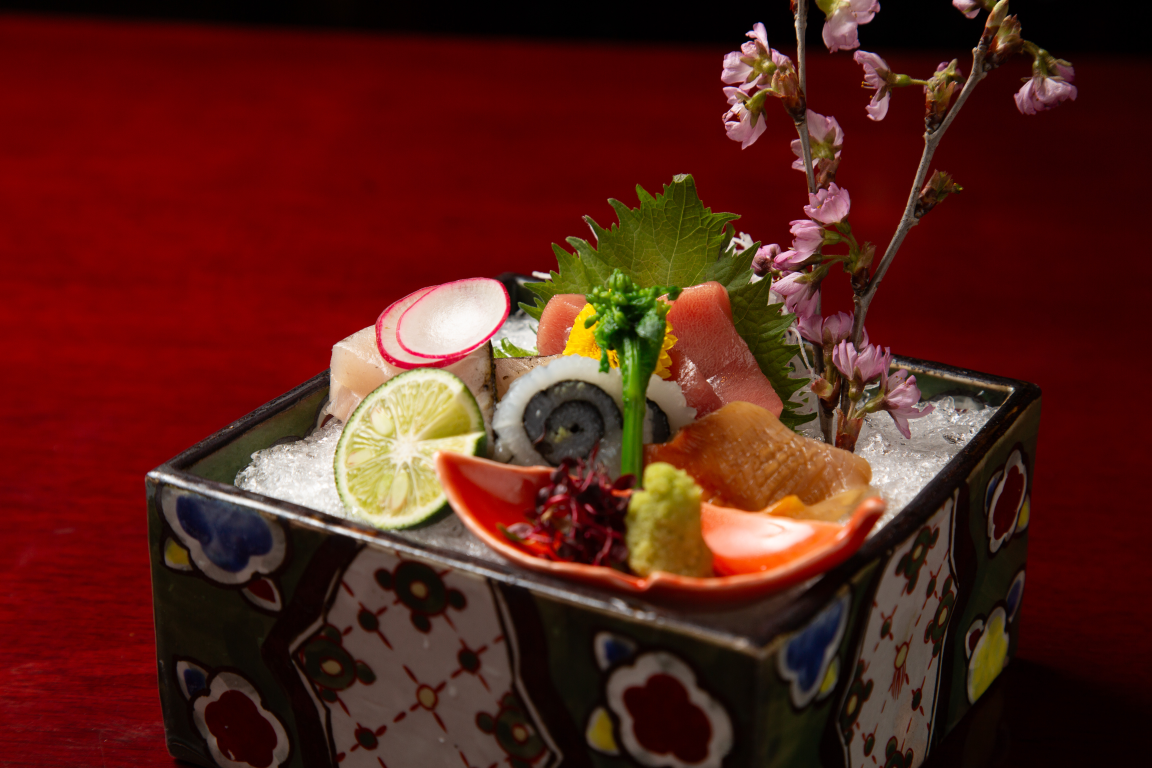
#> input picture 3Z7A4062.jpg, 5760 x 3840 px (shown at 1/5 size)
$ python -i generate_video.py   (imports and definitions only)
#> lines starting #> are read from the running program, lines starting #| are printed output that depends on the picture
#!/usr/bin/env python3
"""
禅園 西梅田 ─ 四月「宗伝唐茶」造里 季節感動画生成スクリプト
全シーン画像背景 + Ken Burns効果 + テキストオーバーレイ
"""

import cv2
import numpy as np
from PIL import Image, ImageDraw, ImageFont, ImageFilter
import glob
import os

# ===== 設定 =====
OUTPUT_PATH = "/home/user/0328Zenen-Nishiumeda/output_seasonal_tsukuri.mp4"
CANVAS_W, CANVAS_H = 1080, 1350  # 4:5 Instagram最適比率
FPS = 30

# 色定義
WHITE = (255, 255, 255)
CREAM = (250, 248, 245)
GOLD = (200, 175, 120)
SOFT_PINK = (220, 190, 190)

# フォントキャッシュ
_font_cache = {}

# ===== ユーティリティ =====

def load_image(path, target_w=CANVAS_W, target_h=CANVAS_H):
    """画像を読み込み、カバーフィットでリサイズ"""
#> called with path = '3Z7A4062.jpg', target_w = 1080, target_h = 1350
    img = Image.open(path).convert("RGB")
#> img is the input picture: PIL image 5760x3840 RGB; mean R, G, B 88.3, 34.1, 25.1
    src_ratio = img.width / img.height
#> src_ratio = 1.5
    tgt_ratio = target_w / target_h
    if src_ratio > tgt_ratio:
        new_h = target_h
        new_w = int(new_h * src_ratio)
#> new_w = 2025
    else:
        new_w = target_w
        new_h = int(new_w / src_ratio)
    img = img.resize((new_w, new_h), Image.LANCZOS)
#> img: PIL image 2025x1350 RGB
    left = (new_w - target_w) // 2
#> left = 472
    top = (new_h - target_h) // 2
    img = img.crop((left, top, left + target_w, top + target_h))
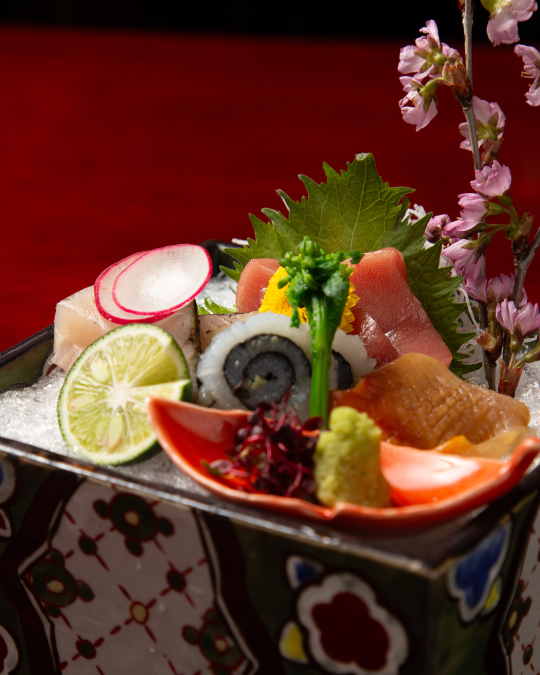
#> img: PIL image 1080x1350 RGB (shown at 1/2 size); mean R, G, B 98.4, 52.9, 37.2
    return img


def load_image_large(path, scale=1.3):
    """Ken Burns用に大きめに読み込む"""
    return load_image(path, int(CANVAS_W * scale), int(CANVAS_H * scale))


def pil_to_cv2(pil_img):
    return cv2.cvtColor(np.array(pil_img), cv2.COLOR_RGB2BGR)


def ease_in_out(t):
    return t * t * (3 - 2 * t)


# [96 lines left out: functions get_font, draw_text_centered, add_dark_overlay, add_gradient_overlay, ken_burns, not called in this run]


def crossfade(img_from, img_to, t):
    """2枚の画像をクロスフェード"""
    return Image.blend(img_from, img_to, t)


# [323 lines left out: functions draw_decorative_line, scene_opening, scene_sakura, scene_tsukuri_side, scene_tsukuri_top, scene_ending and 2 more, not called in this run]


# [2 lines not run here, left out]

>>> result = load_image('3Z7A4062.jpg')
